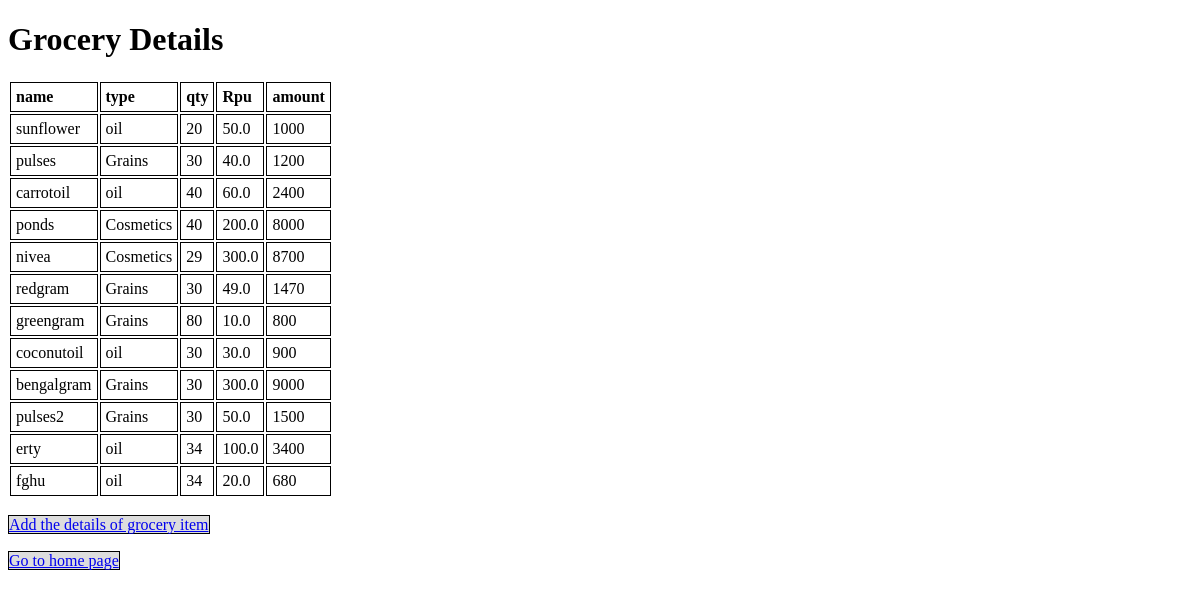
Page /Grocerystore/displaygrocery/ on the committed database.
### Grocerystore/models.py (models this page shows, shortened)
class Grocery(models.Model):
    name=models.CharField(max_length=200)
    type=models.CharField(max_length=200)
    qty=models.IntegerField()
    Rpu=models.FloatField()
    amount=models.IntegerField()

### Grocerystore/views.py (the view)
# urls.py: path('displaygrocery/',views.displaygrocery,name='displaygrocery'),
def displaygrocery(request):
    context=Grocery.objects.all()
    return render(request,'displaygrocery.html',{'context':context})

### Grocerystore/templates/displaygrocery.html (shortened to what this page needs)
<!DOCTYPE html>
<html lang="en">
    <head>
    </head>
    <body>
        <h1>Grocery Details</h1>
        <table>
            <tr>
                <th>name</th>
                <th>type</th>
                <th>qty</th>
                <th>Rpu</th>
                <th>amount</th>
            </tr>
            {% for data in context %}
            <tr>
                <td>{{data.name}}</td>
                <td>{{data.type}}</td>
                <td>{{data.qty}}</td>
                <td>{{data.Rpu}}</td>
                <td>{{data.amount}}</td>
            </tr>
            {% endfor %}
        </table>
        <br>
        <a href="http://127.0.0.1:8000/Grocerystore/additem">Add the details of grocery item</a>
        <br>
        <br>
        <a href="http://127.0.0.1:8000/Grocerystore">Go to home page</a>
        <br>
    </body>
</html>

### Grocerystore/templates/displaygrocery.html (style rules this page uses)
th,td { border:1px solid black; text-align: left; padding:5px; }
a { border: 1px solid black; background-color: #dddddd; }

### rows in the picture
Grocery: name "sunflower", type "oil", qty "20", Rpu "50.0", amount "1000"
Grocery: name "pulses", type "Grains", qty "30", Rpu "40.0", amount "1200"
Grocery: name "carrotoil", type "oil", qty "40", Rpu "60.0", amount "2400"
Grocery: name "ponds", type "Cosmetics", qty "40", Rpu "200.0", amount "8000"
Grocery: name "nivea", type "Cosmetics", qty "29", Rpu "300.0", amount "8700"
Grocery: name "redgram", type "Grains", qty "30", Rpu "49.0", amount "1470"
Grocery: name "greengram", type "Grains", qty "80", Rpu "10.0", amount "800"
Grocery: name "coconutoil", type "oil", qty "30", Rpu "30.0", amount "900"
Grocery: name "bengalgram", type "Grains", qty "30", Rpu "300.0", amount "9000"
Grocery: name "pulses2", type "Grains", qty "30", Rpu "50.0", amount "1500"
Grocery: name "erty", type "oil", qty "34", Rpu "100.0", amount "3400"
Grocery: name "fghu", type "oil", qty "34", Rpu "20.0", amount "680"
